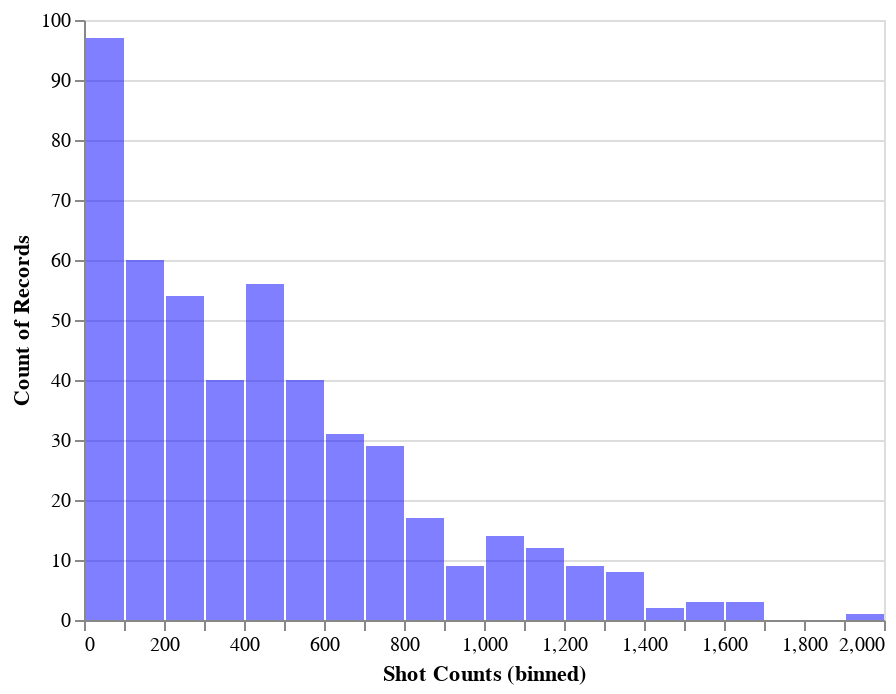

The cell this chart's notebook holds for it:
### Markdown cell above
## 1D Investigation of the Data

We are interested in figuring out how many shots most players make and answering questions such as: are there many players who made over 1000 shots?

### Create a Histogram

A histogram of player counts versus the number of shots made will help us visualize this underlying information. Intuitively, we would start with counting the number of shots each player attempted, and then create a histogram of shots attempted by these players. To create the **shot_counts** variable, first apply the `.groupby` method on a particular feature; then use `.size` function to compute the size of the subgroup; lastly use `.reset_index` method and give the new feature a proper name.

For the resulting histogram, label your x-axis `"Shot Counts"`, set the maximum number of bins to be 20, opacity to be 0.5, and color the bars blue. 

*Relevant links:* 

https://altair-viz.github.io/gallery/layered_histogram.html for setting maximum bins.

https://altair-viz.github.io/user_guide/customization.html for global and local customized configurations.


<!--
BEGIN QUESTION
name: q8
manual: true
points: 5
gradescope: show
-->
<!-- EXPORT TO PDF -->

### Code cell
shot_counts = allshots[['PLAYER_NAME', 'SHOT_ATTEMPTED_FLAG']].groupby('PLAYER_NAME').sum().reset_index()
shot_counts.columns = ['Name', 'Shot Counts']
alt.Chart(shot_counts).mark_bar().encode(
      x= alt.X('Shot Counts', bin=alt.Bin(maxbins=20)),
      y= 'count()'
).configure_mark(
    opacity = .5,
    color = 'blue'
)

### Figure 1 — Vega-Lite specification as saved in the notebook (floating-point values rounded to 4 significant figures; data arrays with more than 128 entries replaced by an {"elided": "..."} marker saying what was removed)
{"config": {"view": {"continuousWidth": 400, "continuousHeight": 300}, "mark": {"color": "blue", "opacity": 0.5}}, "data": {"name": "data-bf83796975cf39747ffaa1ab1925d05c"}, "mark": "bar", "encoding": {"x": {"type": "quantitative", "bin": {"maxbins": 20}, "field": "Shot Counts"}, "y": {"type": "quantitative", "aggregate": "count"}}, "$schema": "https://vega.github.io/schema/vega-lite/v4.8.1.json", "datasets": {"data-bf83796975cf39747ffaa1ab1925d05c": {"elided": "485 records"}}}
